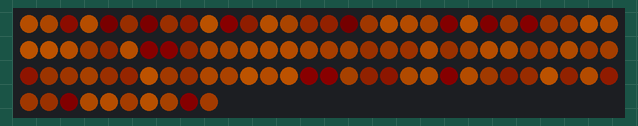
This sketch was run on a simulated Arduino Uno, built with avr-gcc and run on an emulated ATmega328P. Parts: 100 RGB LEDs in strip order, left to right, continuing on the next row. Dim RGB values are drawn brighter than linear; random numbers use the default seed unless the sketch sets one.

Above: at 0.18 s.

The sketch:

sketch_jan24a.ino
```cpp
// (licence header left out)
#include <Adafruit_NeoPixel.h>

// data pin
#define PIN 1
// led count
#define CNT 100

// Parameter 1 = number of pixels in strip
// Parameter 2 = pin number (most are valid)
// Parameter 3 = pixel type flags, add together as needed:
//   NEO_RGB     Pixels are wired for RGB bitstream
//   NEO_GRB     Pixels are wired for GRB bitstream
//   NEO_KHZ400  400 KHz bitstream (e.g. FLORA pixels)
//   NEO_KHZ800  800 KHz bitstream (e.g. High Density LED strip)
Adafruit_NeoPixel strip = Adafruit_NeoPixel(CNT, PIN, NEO_GRB + NEO_KHZ800);

uint32_t fire_color   = strip.Color ( 80,  35,  00);
uint32_t off_color    = strip.Color (  0,  0,  0);

///
/// Fire simulator
///
class NeoFire
{
  Adafruit_NeoPixel &strip;
 public:

  NeoFire(Adafruit_NeoPixel&);
  void Draw();
  void Clear();
  void AddColor(uint8_t position, uint32_t color);
  void SubstractColor(uint8_t position, uint32_t color);
  uint32_t Blend(uint32_t color1, uint32_t color2);
  uint32_t Substract(uint32_t color1, uint32_t color2);
};

///
/// Constructor
///
NeoFire::NeoFire(Adafruit_NeoPixel& n_strip)
: strip (n_strip)
{
}

///
/// Set all colors
///
void NeoFire::Draw()
{
Clear();

for(int i=0;i<CNT;i++)
  {
  AddColor(i, fire_color);
  int r = random(80);
  uint32_t diff_color = strip.Color ( r, r/2, r/2);
  SubstractColor(i, diff_color);
  }

strip.show();
}

///
/// Set color of LED
///
void NeoFire::AddColor(uint8_t position, uint32_t color)
{
uint32_t blended_color = Blend(strip.getPixelColor(position), color);
strip.setPixelColor(position, blended_color);
}

///
/// Set color of LED
///
void NeoFire::SubstractColor(uint8_t position, uint32_t color)
{
uint32_t blended_color = Substract(strip.getPixelColor(position), color);
strip.setPixelColor(position, blended_color);
}

///
/// Color blending
///
uint32_t NeoFire::Blend(uint32_t color1, uint32_t color2)
{
uint8_t r1,g1,b1;
uint8_t r2,g2,b2;
uint8_t r3,g3,b3;

r1 = (uint8_t)(color1 >> 16),
g1 = (uint8_t)(color1 >>  8),
b1 = (uint8_t)(color1 >>  0);

r2 = (uint8_t)(color2 >> 16),
g2 = (uint8_t)(color2 >>  8),
b2 = (uint8_t)(color2 >>  0);

return strip.Color(constrain(r1+r2, 0, 255), constrain(g1+g2, 0, 255), constrain(b1+b2, 0, 255));
}

///
/// Color blending
///
uint32_t NeoFire::Substract(uint32_t color1, uint32_t color2)
{
uint8_t r1,g1,b1;
uint8_t r2,g2,b2;
uint8_t r3,g3,b3;
int16_t r,g,b;

r1 = (uint8_t)(color1 >> 16),
g1 = (uint8_t)(color1 >>  8),
b1 = (uint8_t)(color1 >>  0);

r2 = (uint8_t)(color2 >> 16),
g2 = (uint8_t)(color2 >>  8),
b2 = (uint8_t)(color2 >>  0);

r=(int16_t)r1-(int16_t)r2;
g=(int16_t)g1-(int16_t)g2;
b=(int16_t)b1-(int16_t)b2;
if(r<0) r=0;
if(g<0) g=0;
if(b<0) b=0;

return strip.Color(r, g, b);
}

///
/// Every LED to black
///
void NeoFire::Clear()
{
for(uint16_t i=0; i<strip.numPixels (); i++)
  strip.setPixelColor(i, off_color);
}

NeoFire fire(strip);

///
/// Setup
///
void setup()
{
strip.begin();
strip.show(); // Initialize all pixels to 'off'
}

///
/// Main loop
///
void loop()
{
fire.Draw();
delay(random(50,150));
}
```
